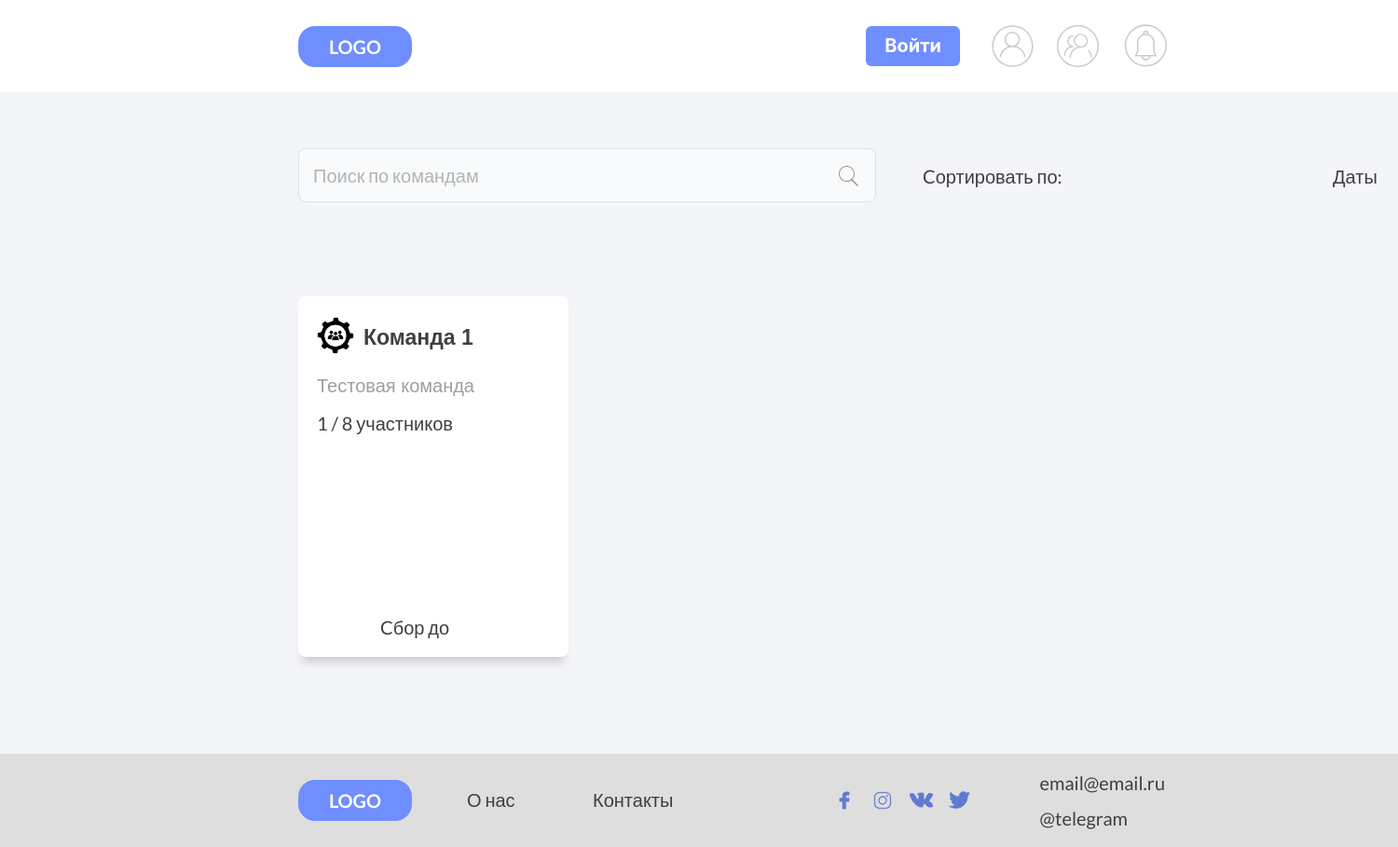
The app's page /, older data.
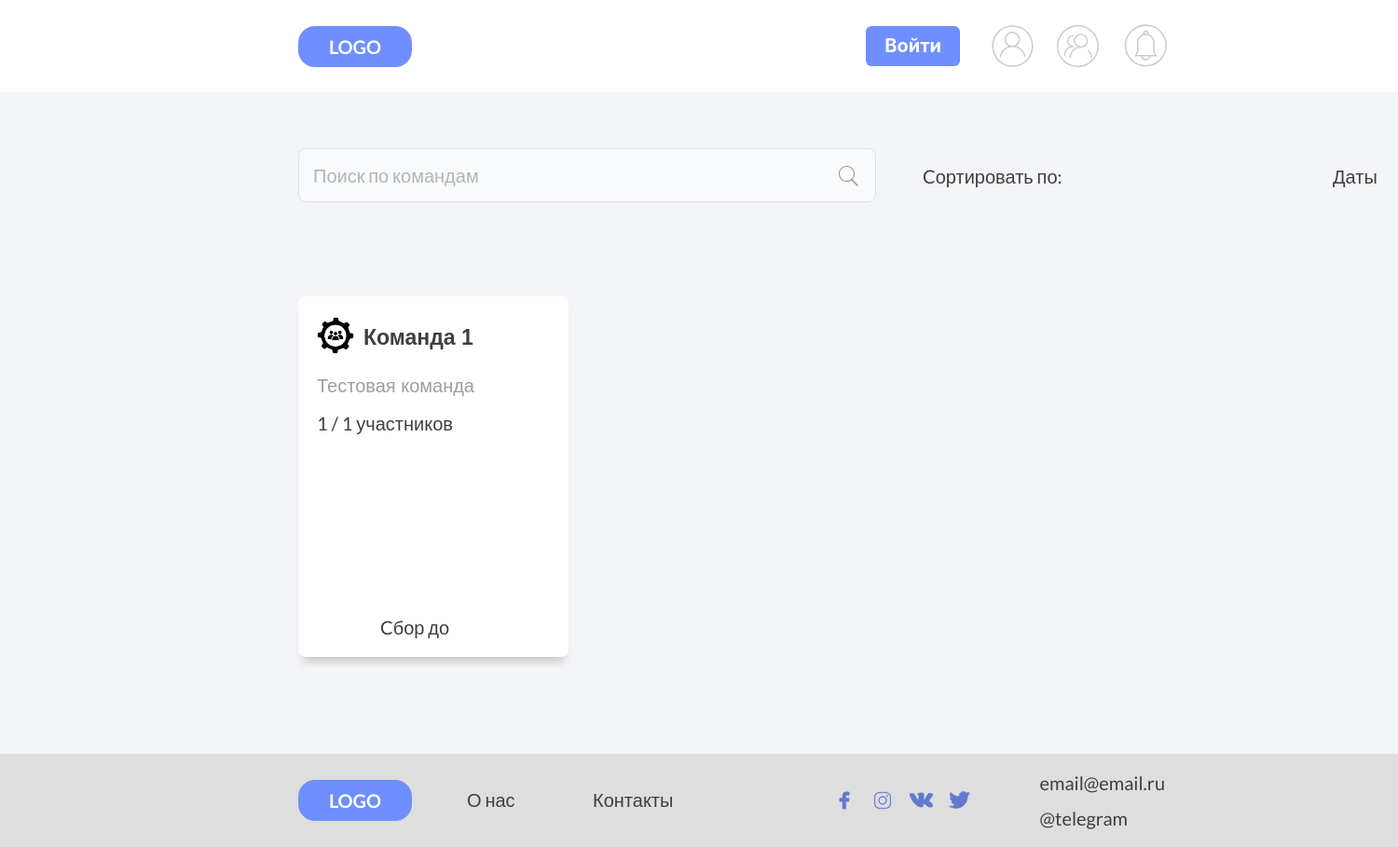
The same page, newer data.
### users/models.py (models this page shows, shortened)
class Team(models.Model):
    ACTIVE = 'active'
    DELETED = 'deleted'
    CHOICES_STATUS = (
        (ACTIVE, 'Active'),
        (DELETED, 'Deleted')
    )
    name = models.CharField(
        'Наименование команды',
        max_length=64,
        )
    description = models.CharField(
        'Описание команды',
        max_length=1024,
        null=True,
        blank=True
        )
    owner = models.ForeignKey(
        CustomUser,
        related_name='created_teams',
        verbose_name='Автор команды',
        on_delete=models.CASCADE,
        blank=True,
        null=True,
        )
    members = models.ManyToManyField(
        CustomUser,
        related_name='users_teams',
        verbose_name='Участники',
        blank=True,
        )
    count_of_players = models.IntegerField('Число участников')
    created_at = models.DateTimeField(
        'Дата cоздания команды',
        auto_now_add=True,
        null=True,
        blank=True
        )
    img = models.ImageField(
        'Фото команды',
        default='default-team.png',
        upload_to='user_images'
        )
    status = models.CharField(max_length=10, choices=CHOICES_STATUS, default=ACTIVE)
    class Meta:
        ordering = ['-created_at']
        verbose_name = 'Команду'
        verbose_name_plural = 'Команды'

### users/views.py (the view)
# urls.py: path("", userViews.BaseView.as_view(), name="home"),
class BaseView(ListView):
    model = Team
    template_name = 'users/home.html'
    context_object_name = "target"
    paginate_by = 12

### users/templates/users/home.html (shortened to what this page needs)
{% extends 'users/base.html'%}
{% load static %}
{% block link %}
    <link rel="stylesheet" type='text/css' href="{% static 'users/css/home.css' %}">
{% endblock %}
{% block content %}
    <div class="home">
        <div class="frame-13" id="searchID">
            <form autocomplete="off" id="search-form" method="post" class="frame-13">
                <input type="text" id="search-input" class="text_label" placeholder="Поиск по командам">
                <input type="submit" value="" class="iii" id="searchiconID" title="Поиск">
            </form>
        </div>
        <div class="frame-14" id="sortcountID">
            <div class="text_label-s lato-normal-ship-gray">Cортировать по: </div>
        </div>
        <div class="frame-15" id="sortdateID">
            <div class="text_label-d lato-normal-ship-gray">Даты </div>
        </div>
        <div class="block-teams" id="teamID">
            {% for team in target %}
                <a href="{% url 'team' team.id %}" class="icon-team">
                    <div class="frame-19">
                        <div class="frame-26">
                            <div class="frame-17">
                                <div class="frame-21">
                                    <img src="{{ team.img.url }}" alt="" class="unsplash">
                                </div>
                                <div class="frame-25">
                                    <div class="text_label_t valign-text-middle lato-semi-bold-ship-gray-23px"> {{ team.name }} </div>
                                </div>
                            </div>
                            <div class="text_label valign-text-middle lato-semi-bold-ship-gray-20px"> {{team.description|striptags|truncatechars:50}} </div>
                            <div class="frame-20">
                                <div class="frame-19-pl">
                                    <div class="valign-text-middle players  lato-normal-ship-gray"> {{team.members.all|length}} / {{team.count_of_players}} участников </div>
                                </div>
                            </div>
                        </div>
                        <div class="sbor valign-text-middle lato-normal-ship-gray"> Cбор до  </div>
                    </div>
                </a>
            {% endfor %}
        </div>
    </div>
{%endblock%}

Row changes from the older to the newer data that the page shows:
changed Team "Команда 1": count_of_players "8" → "1"
